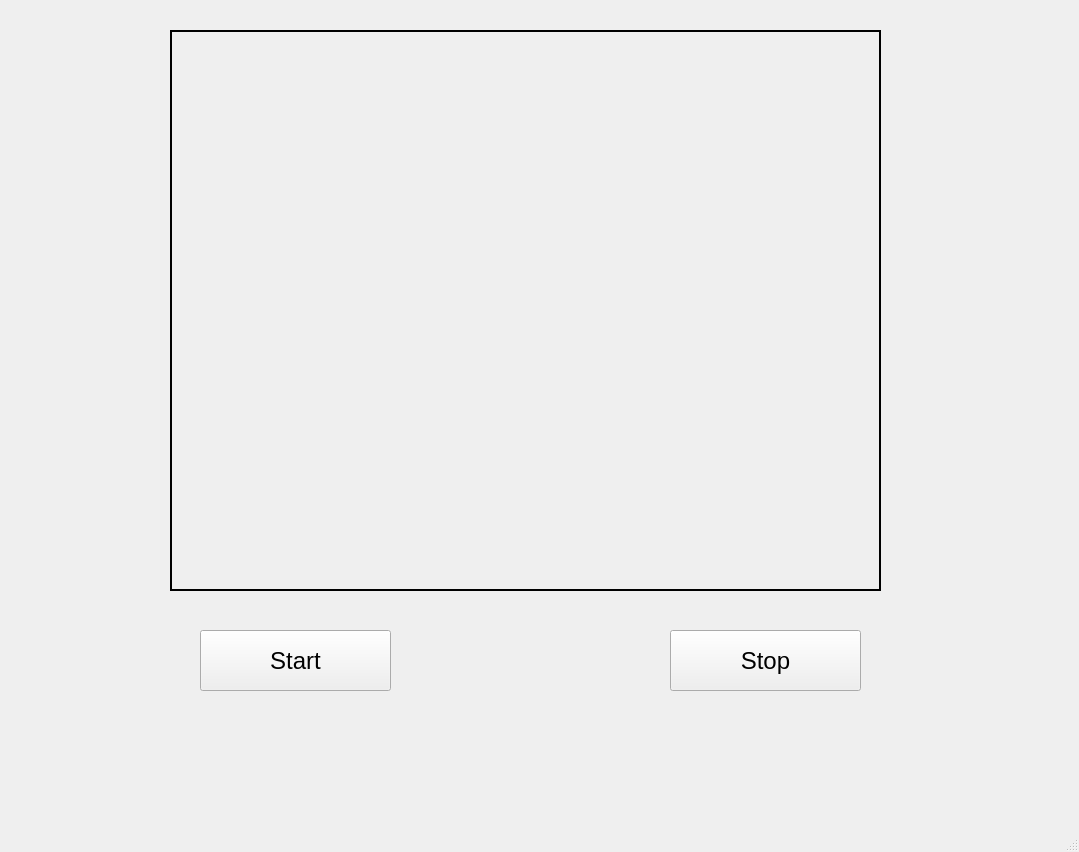
<?xml version="1.0" encoding="UTF-8"?>
<ui version="4.0">
 <class>MainWindow</class>
 <widget class="QMainWindow" name="MainWindow">
  <property name="geometry">
   <rect>
    <x>0</x>
    <y>0</y>
    <width>1079</width>
    <height>852</height>
   </rect>
  </property>
  <property name="windowTitle">
   <string>MainWindow</string>
  </property>
  <widget class="QWidget" name="centralwidget">
   <widget class="QLabel" name="label">
    <property name="enabled">
     <bool>true</bool>
    </property>
    <property name="geometry">
     <rect>
      <x>170</x>
      <y>30</y>
      <width>711</width>
      <height>561</height>
     </rect>
    </property>
    <property name="tabletTracking">
     <bool>false</bool>
    </property>
    <property name="autoFillBackground">
     <bool>false</bool>
    </property>
    <property name="frameShape">
     <enum>QFrame::WinPanel</enum>
    </property>
    <property name="text">
     <string/>
    </property>
    <property name="scaledContents">
     <bool>false</bool>
    </property>
   </widget>
   <widget class="QPushButton" name="ButtonStart">
    <property name="geometry">
     <rect>
      <x>200</x>
      <y>630</y>
      <width>191</width>
      <height>61</height>
     </rect>
    </property>
    <property name="font">
     <font>
      <pointsize>18</pointsize>
      <weight>50</weight>
      <bold>false</bold>
     </font>
    </property>
    <property name="text">
     <string>Start</string>
    </property>
   </widget>
   <widget class="QPushButton" name="ButtonStop">
    <property name="geometry">
     <rect>
      <x>670</x>
      <y>630</y>
      <width>191</width>
      <height>61</height>
     </rect>
    </property>
    <property name="font">
     <font>
      <pointsize>18</pointsize>
      <weight>50</weight>
      <bold>false</bold>
     </font>
    </property>
    <property name="text">
     <string>Stop</string>
    </property>
   </widget>
  </widget>
  <widget class="QMenuBar" name="menubar">
   <property name="geometry">
    <rect>
     <x>0</x>
     <y>0</y>
     <width>1079</width>
     <height>27</height>
    </rect>
   </property>
  </widget>
  <widget class="QStatusBar" name="statusbar"/>
 </widget>
 <resources/>
 <connections/>
</ui>
